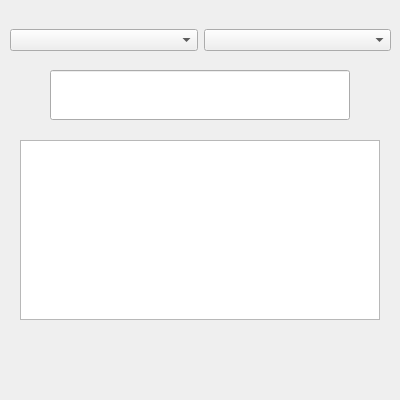
<?xml version="1.0" encoding="UTF-8"?>
<ui version="4.0">
 <class>DeviceProperties</class>
 <widget class="QDialog" name="DeviceProperties">
  <property name="geometry">
   <rect>
    <x>0</x>
    <y>0</y>
    <width>400</width>
    <height>400</height>
   </rect>
  </property>
  <property name="windowTitle">
   <string>Dialog</string>
  </property>
  <widget class="QWidget" name="horizontalLayoutWidget">
   <property name="geometry">
    <rect>
     <x>10</x>
     <y>20</y>
     <width>381</width>
     <height>41</height>
    </rect>
   </property>
   <layout class="QHBoxLayout" name="horizontalLayout">
    <item>
     <widget class="QComboBox" name="cbDevices">
      <property name="editable">
       <bool>false</bool>
      </property>
      <property name="currentText">
       <string/>
      </property>
     </widget>
    </item>
    <item>
     <widget class="QComboBox" name="cbChannels">
      <property name="editable">
       <bool>false</bool>
      </property>
      <property name="placeholderText">
       <string/>
      </property>
     </widget>
    </item>
   </layout>
  </widget>
  <widget class="QLineEdit" name="leLabels">
   <property name="geometry">
    <rect>
     <x>50</x>
     <y>70</y>
     <width>300</width>
     <height>50</height>
    </rect>
   </property>
  </widget>
  <widget class="QListWidget" name="lwReqData">
   <property name="geometry">
    <rect>
     <x>20</x>
     <y>140</y>
     <width>360</width>
     <height>180</height>
    </rect>
   </property>
   <property name="frameShape">
    <enum>QFrame::StyledPanel</enum>
   </property>
   <property name="frameShadow">
    <enum>QFrame::Sunken</enum>
   </property>
   <property name="midLineWidth">
    <number>0</number>
   </property>
  </widget>
 </widget>
 <resources/>
 <connections/>
</ui>
